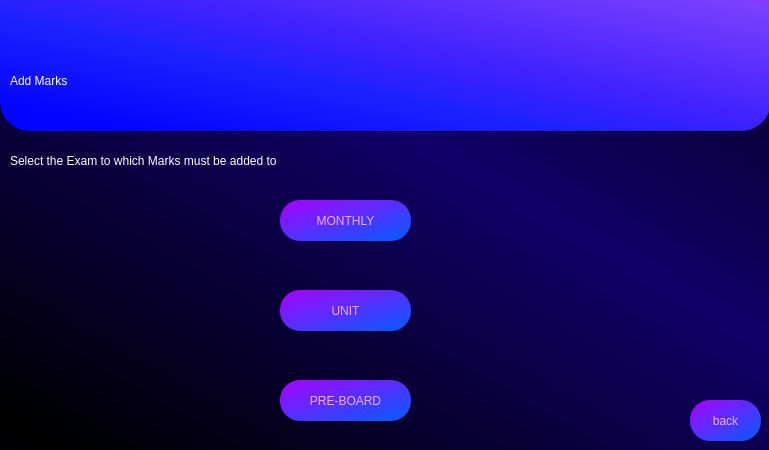
<?xml version="1.0" encoding="UTF-8"?>
<ui version="4.0">
 <class>Dialog</class>
 <widget class="QDialog" name="Dialog">
  <property name="geometry">
   <rect>
    <x>0</x>
    <y>0</y>
    <width>769</width>
    <height>450</height>
   </rect>
  </property>
  <property name="minimumSize">
   <size>
    <width>769</width>
    <height>450</height>
   </size>
  </property>
  <property name="maximumSize">
   <size>
    <width>769</width>
    <height>450</height>
   </size>
  </property>
  <property name="windowTitle">
   <string>Dialog</string>
  </property>
  <property name="styleSheet">
   <string notr="true">QDialog#Dialog{
background-color: qlineargradient(spread:reflect, x1:0.0454545, y1:0.966, x2:0.619, y2:0.386, stop:0 rgba(0, 0, 0, 255), stop:1 rgba(17, 0, 104, 255));
}</string>
  </property>
  <widget class="QLabel" name="label">
   <property name="geometry">
    <rect>
     <x>0</x>
     <y>-30</y>
     <width>771</width>
     <height>161</height>
    </rect>
   </property>
   <property name="styleSheet">
    <string notr="true">background-color: qlineargradient(spread:pad, x1:0.091, y1:0.931955, x2:1, y2:0, stop:0 rgba(3, 3, 255, 255), stop:0.289773 rgba(27, 33, 255, 255), stop:0.482955 rgba(65, 34, 255, 255), stop:0.869318 rgba(124, 64, 255, 255), stop:1 rgba(159, 25, 255, 255));
font: 240pt &quot;Terminal&quot;;
border-radius : 30px</string>
   </property>
   <property name="text">
    <string/>
   </property>
  </widget>
  <widget class="QLabel" name="label_2">
   <property name="geometry">
    <rect>
     <x>10</x>
     <y>40</y>
     <width>641</width>
     <height>81</height>
    </rect>
   </property>
   <property name="styleSheet">
    <string notr="true">font: 75 58pt &quot;Arial&quot;;
color: rgb(255, 255, 255);</string>
   </property>
   <property name="text">
    <string>Add Marks</string>
   </property>
  </widget>
  <widget class="QLabel" name="label_3">
   <property name="geometry">
    <rect>
     <x>10</x>
     <y>140</y>
     <width>661</width>
     <height>41</height>
    </rect>
   </property>
   <property name="styleSheet">
    <string notr="true">font: 75 20pt &quot;Arial&quot;;
color: rgb(255, 255, 255);</string>
   </property>
   <property name="text">
    <string>Select the Exam to which Marks must be added to </string>
   </property>
  </widget>
  <widget class="QPushButton" name="teacherlogin_exam_monthly">
   <property name="geometry">
    <rect>
     <x>280</x>
     <y>200</y>
     <width>131</width>
     <height>41</height>
    </rect>
   </property>
   <property name="styleSheet">
    <string notr="true"> QPushButton{


 color: rgb(246, 172, 255);
 font: 13pt &quot;Aria bold&quot;; 
 background-color: qlineargradient(spread:pad, x1:0.994, y1:1, x2:0, y2:0,     stop:0.0227273 rgba(5, 92, 255, 255), stop:1 rgba(170, 0, 255, 255));
 border-color: rgb(170, 0, 255);
 border-radius : 20px;



}

QPushButton:hover{
 background-color: rgb(170, 85, 255);


}</string>
   </property>
   <property name="text">
    <string>MONTHLY</string>
   </property>
  </widget>
  <widget class="QPushButton" name="teacherlogin_exam_preboard">
   <property name="geometry">
    <rect>
     <x>280</x>
     <y>380</y>
     <width>131</width>
     <height>41</height>
    </rect>
   </property>
   <property name="styleSheet">
    <string notr="true"> QPushButton{


 color: rgb(246, 172, 255);
 font: 13pt &quot;Aria bold&quot;; 
 background-color: qlineargradient(spread:pad, x1:0.994, y1:1, x2:0, y2:0,     stop:0.0227273 rgba(5, 92, 255, 255), stop:1 rgba(170, 0, 255, 255));
 border-color: rgb(170, 0, 255);
 border-radius : 20px;



}

QPushButton:hover{
 background-color: rgb(170, 85, 255);


}</string>
   </property>
   <property name="text">
    <string>PRE-BOARD</string>
   </property>
  </widget>
  <widget class="QPushButton" name="teacherlogin_exam_unit">
   <property name="geometry">
    <rect>
     <x>280</x>
     <y>290</y>
     <width>131</width>
     <height>41</height>
    </rect>
   </property>
   <property name="styleSheet">
    <string notr="true"> QPushButton{


 color: rgb(246, 172, 255);
 font: 13pt &quot;Aria bold&quot;; 
 background-color: qlineargradient(spread:pad, x1:0.994, y1:1, x2:0, y2:0,     stop:0.0227273 rgba(5, 92, 255, 255), stop:1 rgba(170, 0, 255, 255));
 border-color: rgb(170, 0, 255);
 border-radius : 20px;



}

QPushButton:hover{
 background-color: rgb(170, 85, 255);


}</string>
   </property>
   <property name="text">
    <string>UNIT</string>
   </property>
  </widget>
  <widget class="QPushButton" name="back_execute">
   <property name="geometry">
    <rect>
     <x>690</x>
     <y>400</y>
     <width>71</width>
     <height>41</height>
    </rect>
   </property>
   <property name="styleSheet">
    <string notr="true"> QPushButton{


 color: rgb(246, 172, 255);
 font: 13pt &quot;Aria bold&quot;; 
 background-color: qlineargradient(spread:pad, x1:0.994, y1:1, x2:0, y2:0,     stop:0.0227273 rgba(5, 92, 255, 255), stop:1 rgba(170, 0, 255, 255));
 border-color: rgb(170, 0, 255);
 border-radius : 20px;



}

QPushButton:hover{
 background-color: rgb(170, 85, 255);


}</string>
   </property>
   <property name="text">
    <string>back</string>
   </property>
  </widget>
  <widget class="QLabel" name="details">
   <property name="geometry">
    <rect>
     <x>390</x>
     <y>100</y>
     <width>361</width>
     <height>41</height>
    </rect>
   </property>
   <property name="styleSheet">
    <string notr="true">font: 75 14pt &quot;Arial&quot;;
color: rgb(255, 255, 255);</string>
   </property>
   <property name="text">
    <string/>
   </property>
   <property name="alignment">
    <set>Qt::AlignRight|Qt::AlignTrailing|Qt::AlignVCenter</set>
   </property>
  </widget>
 </widget>
 <resources/>
 <connections/>
</ui>
